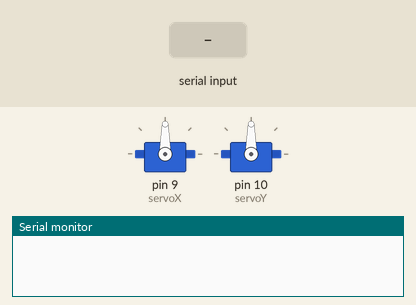
Simulated run of this sketch. Board: Arduino Uno, built with avr-gcc and run on an emulated ATmega328P. Parts: 2 × servo, the last lines printed to the serial monitor. The test bench sets the inputs (shaded band).

Above: at 1.2 s.
1.3 s: "right\n" received over Serial
At 1.6 s:
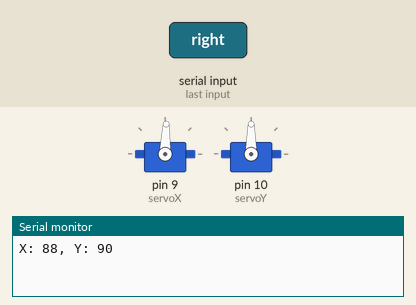
2.8 s: "down\n" received over Serial
At 3.9 s:
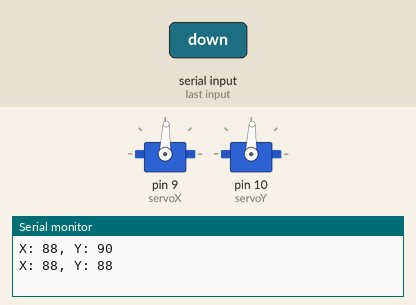
Timing chart, 0 to 5.8 s (numbered marks = the images above; inputs shaded):
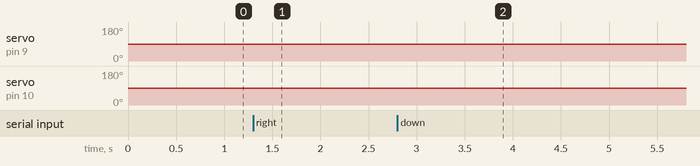

The sketch:

Arduino.ino
```cpp
#include <Servo.h>

// 두 개의 서보모터 객체 생성
Servo servoX; // 좌우 서보모터 (9번 핀)
Servo servoY; // 상하 서보모터 (10번 핀)

int posX = 90; // 서보 X의 초기 위치 (중간)
int posY = 90; // 서보 Y의 초기 위치 (중간)

void setup() {
  Serial.begin(115200); // 시리얼 통신 시작

  // 서보모터 핀 할당
  servoX.attach(9);
  servoY.attach(10);

  // 서보모터 초기 위치로 이동
  servoX.write(posX);
  servoY.write(posY);
}

void loop() {
  if (Serial.available() > 0) {
    String receivedData = Serial.readStringUntil('\n'); // 시리얼 데이터 수신

    if (receivedData.startsWith("right")) {
      posX = constrain(posX - 2, 0, 180); // 오른쪽으로 10도 이동
      servoX.write(posX);
    } else if (receivedData.startsWith("left")) {
      posX = constrain(posX + 2, 0, 180); // 왼쪽으로 10도 이동
      servoX.write(posX);
    } else if (receivedData.startsWith("down")) {
      posY = constrain(posY - 2, 0, 180); // 아래로 10도 이동
      servoY.write(posY);
    } else if (receivedData.startsWith("up")) {
      posY = constrain(posY + 2, 0, 180); // 위로 10도 이동
      servoY.write(posY);
    }

    // 서보 위치 상태를 시리얼로 피드백
    Serial.print("X: ");
    Serial.print(posX);
    Serial.print(", Y: ");
    Serial.println(posY);
  }
}
```

Measured:
- after the input at 1.3 s, servo on pin 9 (servoX): 90° → 88° at once
- after the input at 2.8 s, servo on pin 10 (servoY): 90° → 88° at once
